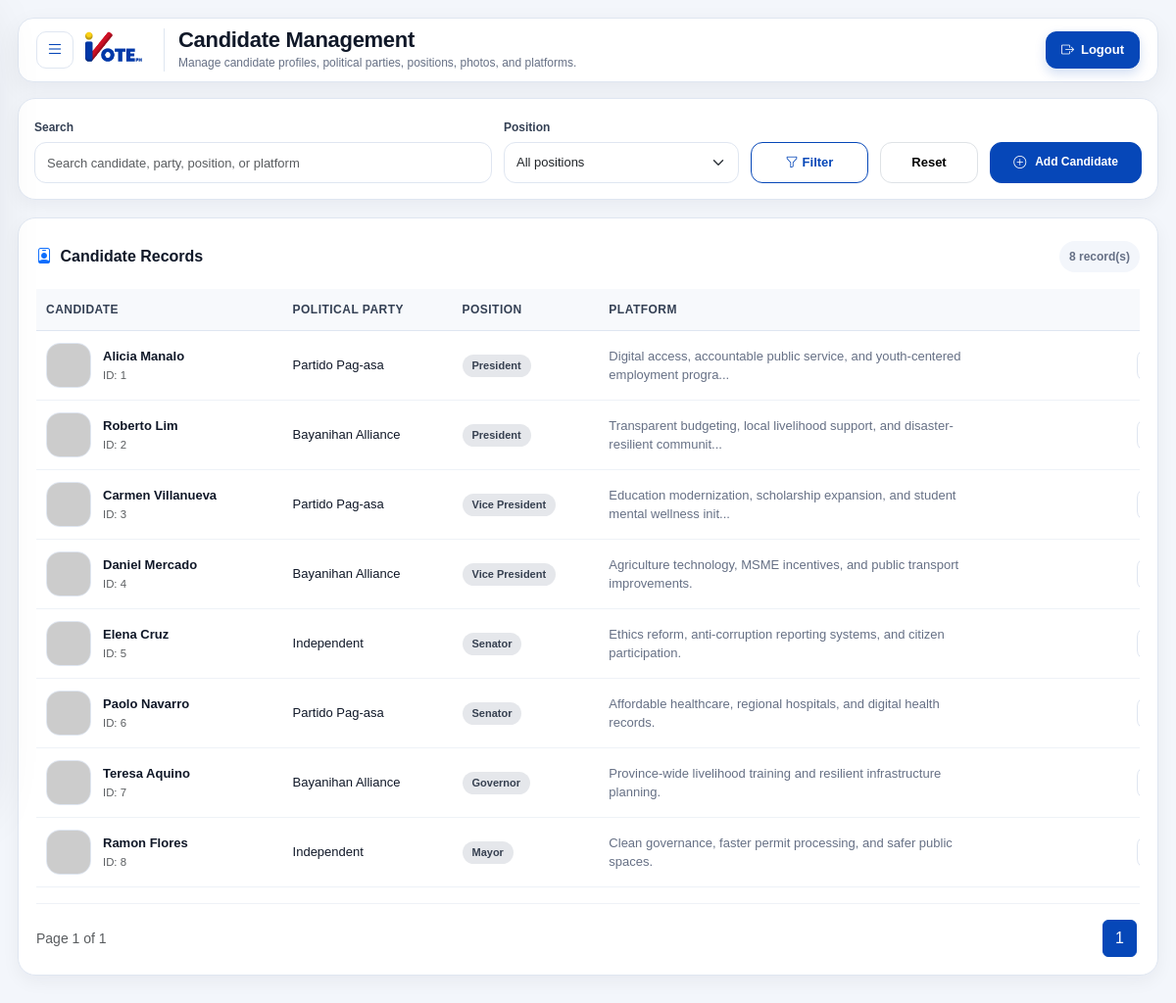
The page /admin/admin/candidates.php (signed in) on the database its author committed.
### tables this page shows
CREATE TABLE candidates (
    candidate_id INT UNSIGNED AUTO_INCREMENT PRIMARY KEY,
    full_name VARCHAR(150) NOT NULL,
    political_party VARCHAR(150) NOT NULL,
    position_id INT UNSIGNED NOT NULL,
    photo VARCHAR(255) NULL,
    platform TEXT NOT NULL,

    created_at TIMESTAMP NOT NULL DEFAULT CURRENT_TIMESTAMP,
    updated_at TIMESTAMP NOT NULL DEFAULT CURRENT_TIMESTAMP ON UPDATE CURRENT_TIMESTAMP,

    INDEX idx_candidates_position_id (position_id),
    UNIQUE KEY uq_candidates_candidate_position (candidate_id, position_id),

    CONSTRAINT fk_candidates_position
        FOREIGN KEY (position_id)
        REFERENCES positions(position_id)
        ON UPDATE CASCADE
        ON DELETE RESTRICT
);

CREATE TABLE positions (
    position_id INT UNSIGNED AUTO_INCREMENT PRIMARY KEY,
    position_name VARCHAR(100) NOT NULL,

     
    description TEXT NULL,
    max_votes INT UNSIGNED NOT NULL DEFAULT 1,
    display_order INT UNSIGNED NOT NULL DEFAULT 0,

    created_at TIMESTAMP NOT NULL DEFAULT CURRENT_TIMESTAMP,
    updated_at TIMESTAMP NOT NULL DEFAULT CURRENT_TIMESTAMP ON UPDATE CURRENT_TIMESTAMP,

    UNIQUE KEY uq_positions_name (position_name),
    INDEX idx_positions_display_order (display_order)
);

### admin/helpers/functions.php (called while the page is built, shortened)
<?php
function e($value)
{
    return htmlspecialchars((string) $value, ENT_QUOTES, 'UTF-8');
}
function candidate_photo_url($filename)
{
    if (!$filename) {
        return 'https://ui-avatars.com/api/?background=0d47a1&color=fff&name=Candidate';
    }
    return url('assets/uploads/candidates/' . rawurlencode($filename));
}
function paginate($total, $page, $perPage)
{
    $totalPages = max(1, (int) ceil($total / $perPage));
    $page = max(1, min($page, $totalPages));
    $offset = ($page - 1) * $perPage;
    return array($page, $totalPages, $offset);
}
?>

### admin/admin/candidates.php (the view, shortened to what this page needs)
<?php
require_once dirname(__FILE__) . '/../helpers/functions.php';
$page_title = 'Candidate Management';
$page_subtitle = 'Manage candidate profiles, political parties, positions, photos, and platforms.';
$pdo = db();
function candidate_modal_id($candidate_id, $prefix)
{
    return $prefix . preg_replace('/[^A-Za-z0-9_]/', '_', (string) $candidate_id);
}
    ?>
    <?php
$search = isset($_GET['search']) ? trim((string) $_GET['search']) : '';
$position_filter = isset($_GET['position_id']) ? trim((string) $_GET['position_id']) : '';
$page = isset($_GET['page']) ? (int) $_GET['page'] : 1;
$per_page = 10;
$where_sql = '';
$count_sql = "
    SELECT COUNT(*)
    FROM candidates c
    LEFT JOIN positions p ON c.position_id = p.position_id
    $where_sql
";
$count_stmt = $pdo->prepare($count_sql);
$count_stmt->execute();
$total_rows = (int) $count_stmt->fetchColumn();
$pagination = paginate($total_rows, $page, $per_page);
$page = $pagination[0];
$total_pages = $pagination[1];
$offset = $pagination[2];
$sql = "
    SELECT
        c.candidate_id,
        c.full_name,
        c.political_party,
        c.position_id,
        c.photo,
        c.platform,
        p.position_name
    FROM candidates c
    LEFT JOIN positions p ON c.position_id = p.position_id
    $where_sql
    ORDER BY p.position_id ASC, c.candidate_id ASC
    LIMIT :limit OFFSET :offset
";
$stmt = $pdo->prepare($sql);
$stmt->bindValue(':limit', (int) $per_page, PDO::PARAM_INT);
$stmt->bindValue(':offset', (int) $offset, PDO::PARAM_INT);
$stmt->execute();
$candidates = $stmt->fetchAll(PDO::FETCH_ASSOC);
require_once dirname(__FILE__) . '/../includes/header.php';
require_once dirname(__FILE__) . '/../includes/sidebar.php';
?>
<div class="ivote-management-page">
    <div class="ivote-filter-card">
        <form method="GET" action="candidates.php" class="ivote-filter-form">
            <div>
                <label class="form-label">Search</label>
                <input type="text" name="search" class="form-control" value="<?php echo e($search); ?>" placeholder="Search candidate, party, position, or platform">
            </div>
            <div>
                <label class="form-label">Position</label>
                <select name="position_id" class="form-select">
                    <option value="">All positions</option>
                </select>
            </div>
            <button type="submit" class="btn btn-ivote-outline">
                <i class="bi bi-funnel me-1"></i>
                Filter
            </button>
            <a href="candidates.php" class="btn btn-light border ivote-reset-btn">
                Reset
            </a>
            <button type="button" class="btn btn-ivote" data-bs-toggle="modal" data-bs-target="#addCandidateModal">
                <i class="bi bi-plus-circle me-1"></i>
                Add Candidate
            </button>
        </form>
    </div>
    <div class="ivote-card ivote-data-card">
        <div class="ivote-card-header">
            <h3 class="ivote-section-title">
                <i class="bi bi-person-badge text-primary me-1"></i>
                Candidate Records
            </h3>
            <span class="ivote-record-count">
                <?php echo number_format($total_rows); ?> record(s)
            </span>
        </div>
        <div class="table-responsive">
            <table class="table ivote-management-table">
                <thead>
                    <tr>
                        <th>Candidate</th>
                        <th>Political Party</th>
                        <th>Position</th>
                        <th>Platform</th>
                        <th class="text-end">Actions</th>
                    </tr>
                </thead>
                <tbody>
                    <?php if (count($candidates) > 0) { ?>
                        <?php foreach ($candidates as $candidate) { ?>
                            <?php
                                $view_modal = candidate_modal_id($candidate['candidate_id'], 'viewCandidate');
                                $photo_url = candidate_photo_url($candidate['photo']);
                            ?>
                            <tr>
                                <td>
                                    <div class="ivote-candidate-cell">
                                        <img src="<?php echo e($photo_url); ?>" alt="Candidate Photo">
                                        <div>
                                            <div class="fw-bold"><?php echo e($candidate['full_name']); ?></div>
                                            <small class="text-muted">ID: <?php echo e($candidate['candidate_id']); ?></small>
                                        </div>
                                    </div>
                                </td>
                                <td><?php echo e($candidate['political_party'] ? $candidate['political_party'] : 'Independent'); ?></td>
                                <td>
                                    <span class="badge text-bg-secondary">
                                        <?php echo e($candidate['position_name'] ? $candidate['position_name'] : 'No Position'); ?>
                                    </span>
                                </td>
                                <td>
                                    <span class="ivote-platform-preview">
                                        <?php
                                            $platform = trim((string) $candidate['platform']);
                                            if ($platform == '') {
                                                echo 'No platform provided.';
                                            } else {
                                                echo e(strlen($platform) > 80 ? substr($platform, 0, 80) . '...' : $platform);
                                            }
                                        ?>
                                    </span>
                                </td>
                                <td class="text-end">
                                    <button type="button" class="btn btn-sm btn-ivote-icon" data-bs-toggle="modal" data-bs-target="#<?php echo e($view_modal); ?>">
                                    </button>
                                </td>
                            </tr>
                        <?php } ?>
                    <?php } ?>
                </tbody>
            </table>
        </div>
        <div class="ivote-pagination-wrap">
            <div class="text-muted small">
                Page <?php echo number_format($page); ?> of <?php echo number_format($total_pages); ?>
            </div>
            <nav>
                <ul class="pagination mb-0">
                    <?php for ($i = 1; $i <= $total_pages; $i++) { ?>
                        <li class="page-item <?php echo ($i == $page) ? 'active' : ''; ?>">
                            <a class="page-link" href="candidates.php?search=<?php echo urlencode($search); ?>&position_id=<?php echo urlencode($position_filter); ?>&page=<?php echo $i; ?>">
                                <?php echo $i; ?>
                            </a>
                        </li>
                    <?php } ?>
                </ul>
            </nav>
        </div>
    </div>
</div>
<?php
require_once dirname(__FILE__) . '/../includes/footer.php';
?>

### admin/includes/header.php (shortened to what this page needs)
<!DOCTYPE html>
<html lang="en">
<head>
    <link href="https://cdn.jsdelivr.net/npm/bootstrap@5.3.3/dist/css/bootstrap.min.css" rel="stylesheet">
    <link href="https://cdn.jsdelivr.net/npm/bootstrap-icons@1.11.3/font/bootstrap-icons.css" rel="stylesheet">
    <link href="../assets/css/style.css?v=ivote-dashboard-2026" rel="stylesheet">
</head>
<body>
<div class="ivote-admin-shell">

### admin/includes/sidebar.php (shortened to what this page needs)
<main class="ivote-main">
    <div class="ivote-dashboard-top-card">
        <div class="ivote-dashboard-top-left">
            <button type="button" class="ivote-menu-clean-btn" onclick="openSidebar()" aria-label="Open sidebar">
                <i class="bi bi-list"></i>
            </button>
            <a href="../admin/index.php" class="ivote-topbar-logo">
                <img src="../assets/img/ivoteph-logo.png" alt="iVotePH Logo">
            </a>
            <div class="ivote-dashboard-title-block">
                <h1><?php echo e($page_title); ?></h1>
                <p><?php echo e($page_subtitle); ?></p>
            </div>
        </div>
        <div class="ivote-dashboard-top-right">
            <button type="button" class="ivote-logout-btn" data-bs-toggle="modal" data-bs-target="#logoutConfirmModal">
                <i class="bi bi-box-arrow-right"></i>
                <span>Logout</span>
            </button>
        </div>
    </div>

### admin/includes/footer.php (shortened to what this page needs)
</main>
</div>
</body>
</html>

### rows shown on the page
candidates: full_name "Alicia Manalo", candidate_id "1", political_party "Partido Pag-asa", position.position_name "President", platform "Digital access, accountable public service, and youth-centered employment progra..."
candidates: full_name "Roberto Lim", candidate_id "2", political_party "Bayanihan Alliance", position.position_name "President", platform "Transparent budgeting, local livelihood support, and disaster-resilient communit..."
candidates: full_name "Carmen Villanueva", candidate_id "3", political_party "Partido Pag-asa", position.position_name "Vice President", platform "Education modernization, scholarship expansion, and student mental wellness init..."
candidates: full_name "Daniel Mercado", candidate_id "4", political_party "Bayanihan Alliance", position.position_name "Vice President", platform "Agriculture technology, MSME incentives, and public transport improvements."
candidates: full_name "Elena Cruz", candidate_id "5", political_party "Independent", position.position_name "Senator", platform "Ethics reform, anti-corruption reporting systems, and citizen participation."
candidates: full_name "Paolo Navarro", candidate_id "6", political_party "Partido Pag-asa", position.position_name "Senator", platform "Affordable healthcare, regional hospitals, and digital health records."
candidates: full_name "Teresa Aquino", candidate_id "7", political_party "Bayanihan Alliance", position.position_name "Governor", platform "Province-wide livelihood training and resilient infrastructure planning."
candidates: full_name "Ramon Flores", candidate_id "8", political_party "Independent", position.position_name "Mayor", platform "Clean governance, faster permit processing, and safer public spaces."

### other values the page prints
$page_title "Candidate Management"
$page_subtitle "Manage candidate profiles, political parties, positions, photos, and platforms."
$total_rows "8"
$page "1"
$total_pages "1"
